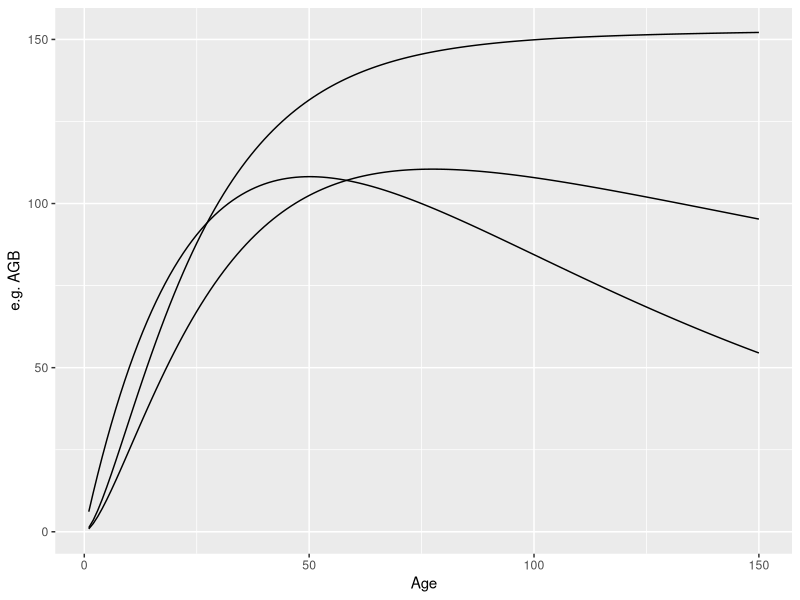
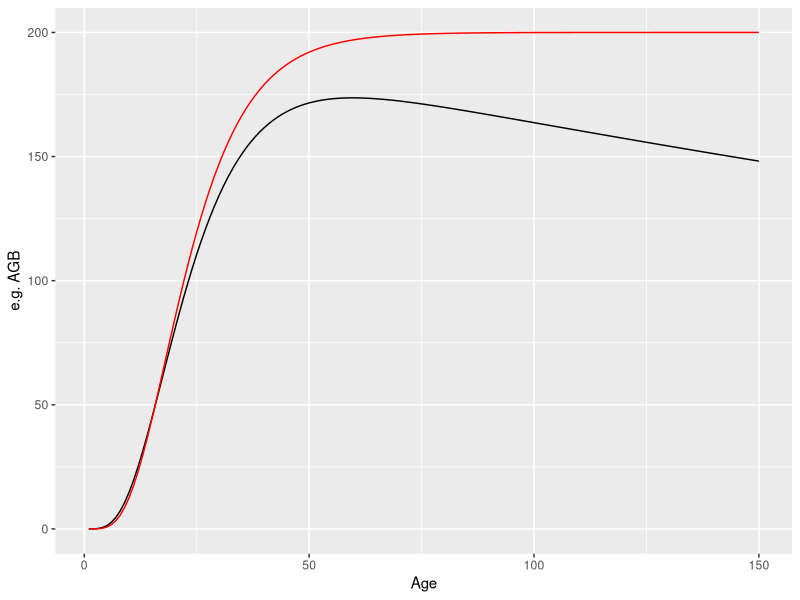

These figures' R source, in order:
## ---- chunk 1
#| echo: false
#| eval: true
#| include: false

library(tidyverse)
library(ggplot2)
set.seed(1)
knitr::opts_chunk$set(dev = "ragg_png")
## ---- chunk 2

CRdeclining <- function(age, b1, b2, b3) { 
  b1 * exp(-b2 * age) * (1 - exp(-b2 * age))^b3
  # Fortin, M., & Lavoie, J.-F. (2022). Reconciling individual-based forest growth models with landscape-level studies through a meta-modelling approach. Canadian Journal of Forest Research. https://doi.org/10.1139/cjfr-2022-0002
}

CRdeclining2 <- function(age, b1, b2, b3, b4) { #four-parameter declining CR 
  b1 * exp(-b4 * age) * (1 - exp(-b2 * age))^b3
  
}

CR <- function(age, b1, b2, b3) { #Chapman-Richards
  b1 * (1 - exp(-b2 * age))^b3
}




ggplot(data=NULL) + 
  geom_line(data=NULL, aes(x=1:150, y=CRdeclining2(1:150, 150, 0.05,  1.59, -0.0001)))+
  geom_line(data=NULL, aes(x=1:150, y=CRdeclining2(1:150, 150, 0.04,  1.59, 0.003)))+
  geom_line(data=NULL, aes(x=1:150, y=CRdeclining2(1:150, 250, 0.025,  1, 0.01)))+

  labs(x="Age", y="e.g. AGB")

## ---- chunk 3

ggplot(data=NULL) + 
  geom_line(data=NULL, aes(x=1:150, y=CRdeclining2(1:150, 200, 0.091 , 5, 0.002)))+
  geom_line(data=NULL, aes(x=1:150, y=CR(1:150, 200, 0.1 , 6)), color="red")+
  labs(x="Age", y="e.g. AGB")

